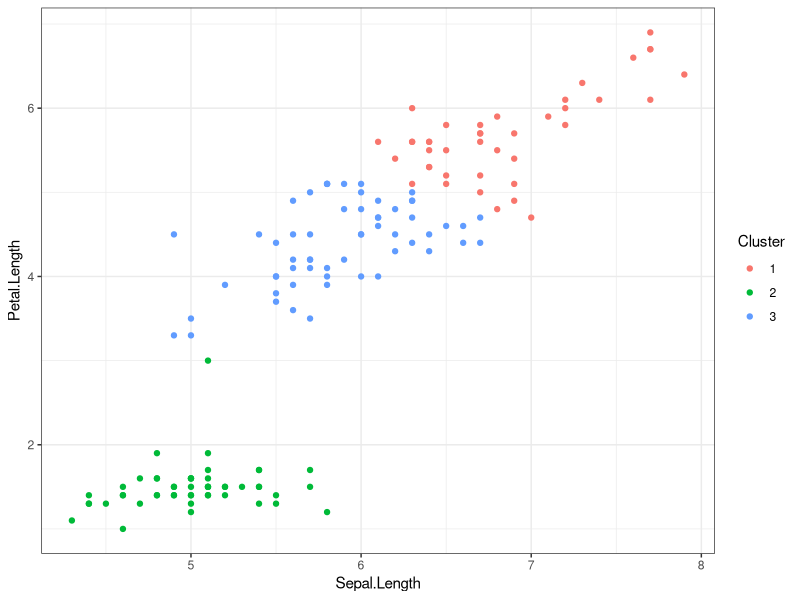

R code for this plot:
k_means <- function(data, k, pca = FALSE) {
  
  #option for Principal Component Analysis
  if(pca == TRUE){
    data <- princomp(data)
    data <- data$scores %>%
      as.data.frame() %>%
      select(Comp.1, Comp.2)
  }
  
  #randomly select the indices of k rows to use as starting
  #centers of the k clusters
  rand <- sample(1:nrow(data), k)
  
  #data frame with k observations that were randomly selected
  clusters <- data[rand,]
  
  #empty vectors that will contain the cluster assignments for each observation
  cluster_vec <- c()
  last_vec <- c(0)
  
  #iteration counter
  iter <- 1
  
  #algorithm will stop once stop is equal to 1
  stop <- 0
  
  while (stop == 0) {
    
    #loop through each observation
    for (i in 1:nrow(data)) {
      
      #find the euclidean distance of the ith observation to each of the clusters
      dist <- data[i,] %>%
        rbind(clusters) %>%
        dist()
      
      #find which cluster the ith observation has the smallest distance with
      i_cluster <- dist[1:k] %>%
        which.min()
      
      #add the cluster assignment for the ith observation to a vector
      #containing the cluster assignments of all observations
      cluster_vec[i] <- i_cluster
      
    }
    
    #check to see if the cluster assignments have changed at all since
    #the last iteration
    if (all(cluster_vec == last_vec)) {
      stop <-  1
    }
    
    #save the cluster assignments from this iteration to another object
    #so we can check to see if cluster assignments changed
    last_vec <- cluster_vec
    
    #group the observations into their assigned clusters and find the means
    #of all the columns to use as the new cluster centers
    clusters <- data %>%
      cbind(cluster_vec) %>%
      group_by(cluster_vec) %>%
      summarize_all(mean)
    
    #remove the first column that contains the cluster number
    clusters <- clusters[, -1]
    
    iter <- iter + 1
    
    if (stop == 1) {
      sizes <- data %>% 
        cbind(cluster_vec) %>% 
        count(cluster_vec) %>% 
        pull(n)
      
      clusters <- data %>%
        cbind(cluster_vec) %>%
        group_by(cluster_vec) %>%
        summarize_all(mean)
      
    }
    
  }
  
  result <- list("Sizes" = sizes, 
                 "Cluster Means" = clusters,
                 "Clustering Vector" = cluster_vec,
                 "Iterations" = iter)
  return(result)
}
library(tidyverse)
data(iris)
iris2 <- iris %>% 
  select(-Species)

head(iris2)

set.seed(23)
k_means(data = iris2, k = 3)

##visualize results 
iris3 <- iris %>% 
  select(Sepal.Length, Petal.Length)

head(iris3)

set.seed(78)
result <- k_means(iris3, 3)
result

#save the clustering assignments to an object
assignments <- result$`Clustering Vector`

iris3 %>% 
  cbind(assignments) %>% 
  ggplot(aes(x = Sepal.Length, y = Petal.Length, color = as.factor(assignments))) + 
  geom_point() + 
  theme_bw() + 
  labs(color = "Cluster")

## TSS = BSS + WSS
set.seed(42)    # Set seed since kmeans uses a random start.
fit <- kmeans(iris2, 3)
clusters <- fit$cluster

# Subtract each value from the grand mean and get the number of observations in each cluster.
iris2.cent <- scale(iris2, scale=FALSE)
nrows <- table(clusters)

(TSS <- sum(iris2.cent^2))
# [1] 681.3706
(WSS <- sapply(split(iris2, clusters), function(x) sum(scale(x, scale=FALSE)^2)))
#        1        2        3 
# 15.15100 39.82097 23.87947 
(BSS <- TSS - sum(WSS))
# [1] 602.5192
# Compute BSS directly
gmeans <- sapply(split(iris2, clusters), colMeans)
means <- colMeans(iris2)
(BSS <- sum(colSums((gmeans - means)^2) * nrows))
# [1] 602.5192
